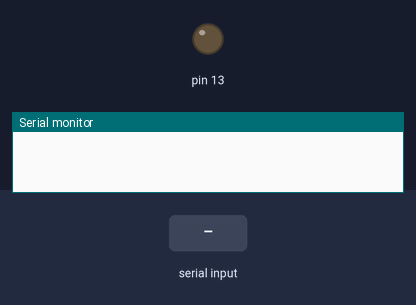
A sketch run on a simulated Arduino Uno, built with avr-gcc and run on an emulated ATmega328P. Shown: output pins drawn as LEDs (lit = HIGH), the last lines printed to the serial monitor. Inputs (shaded band) come from the test bench.

Above: at 1.2 s.
1.3 s: "ON\n" received over Serial
At 2.2 s:
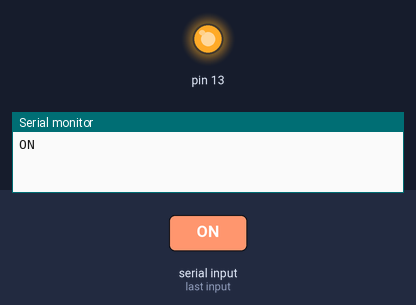
2.8 s: "OFF\n" received over Serial
At 3.4 s:
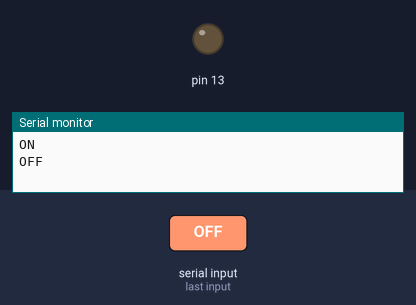
Timing chart, 0 to 5.8 s (numbered marks = the images above; inputs shaded):
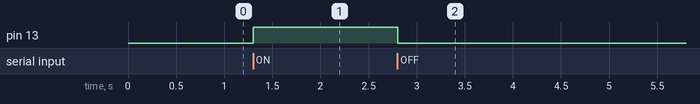

Measured:
- after the input at 1.3 s, pin 13: LOW → HIGH at once
- after the input at 2.8 s, pin 13: HIGH → LOW at once

The sketch:

led_on_off.ino
```cpp
String inputString = "";
bool stringComplete = false;

void setup() {
  Serial.begin(9600);
  inputString.reserve(200);
  pinMode(13, OUTPUT);
}

void loop() {
  if (stringComplete) {
    Serial.println(inputString);
    // TODO: Do something with the ASCII message
    if (inputString.equalsIgnoreCase("ON")) {
        digitalWrite(13, HIGH);
    }
    if (inputString.equalsIgnoreCase("OFF")) {
        digitalWrite(13, LOW);
    }
    inputString = "";
    stringComplete = false;
  }
}

void serialEvent() {
  while (Serial.available()) {
    char inChar = (char)Serial.read();
    if (inChar == '\n') {
      stringComplete = true;
    } else {
      inputString += inChar;
    }
  }
}
```
